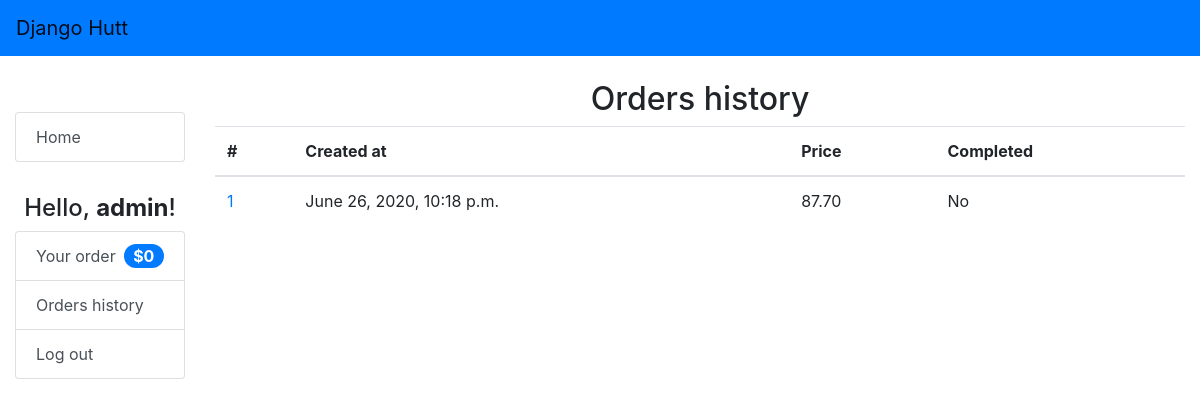
Before: /orders-history (signed in) with the older database file.
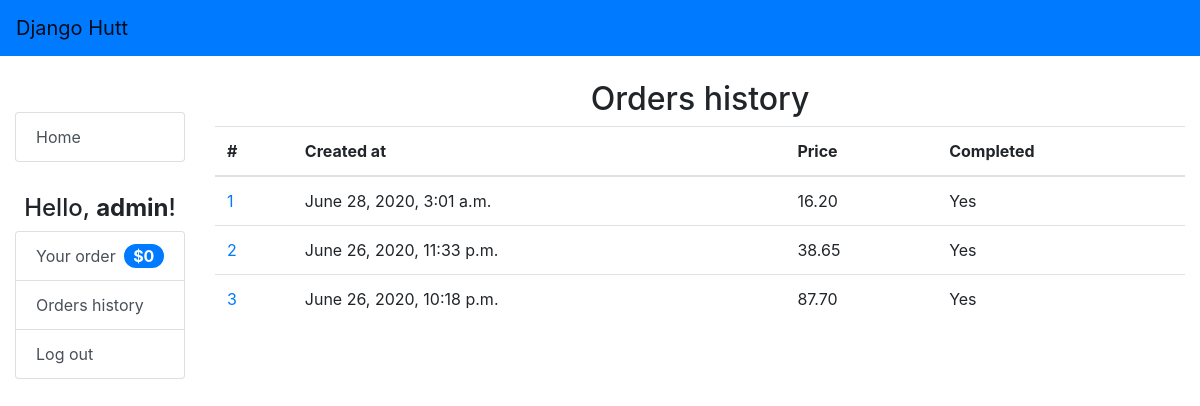
After: the same page with the newer database file.
### orders/models.py (models this page shows, shortened)
class Order(models.Model):
    user = models.ForeignKey(User, on_delete=models.CASCADE, related_name="orders")
    created = models.DateTimeField(auto_now_add=True)
    order_sent = models.BooleanField(default=False)
    order_completed = models.BooleanField(default=False)
    pizzas = models.ManyToManyField(Pizza, through="OrderPizza")
    subs = models.ManyToManyField(Sub, blank=True, through="OrderSub")
    pastas = models.ManyToManyField(Pasta, blank=True, through="OrderPasta")
    salads = models.ManyToManyField(Salad, blank=True, through="OrderSalad")
    dinner_platters = models.ManyToManyField(DinnerPlatter, blank=True, through="OrderDinnerPlatter")
    def get_order_price(self):
        price = 0
        price += sum([x.get_total_price() for x in OrderPizza.objects.filter(order__id=self.id)])
        price += sum([x.get_total_price() for x in OrderSub.objects.filter(order__id=self.id)])
        price += sum([x.get_total_price() for x in OrderPasta.objects.filter(order__id=self.id)])
        price += sum([x.get_total_price() for x in OrderSalad.objects.filter(order__id=self.id)])
        price += sum([x.get_total_price() for x in OrderDinnerPlatter.objects.filter(order__id=self.id)])
        return price

class OrderPizza(models.Model):
    order = models.ForeignKey(Order, on_delete=models.CASCADE)
    pizza = models.ForeignKey(Pizza, on_delete=models.CASCADE)
    toppings = models.ManyToManyField(Topping)
    quantity = models.PositiveIntegerField()
    def get_total_price(self):
        return self.pizza.price * self.quantity

class Pizza(models.Model):
    name = models.ForeignKey(PizzaName, on_delete=models.CASCADE, related_name="pizzas")
    size = models.ForeignKey(Size, on_delete=models.CASCADE, related_name="pizzas")
    toppings_count = models.PositiveSmallIntegerField(default=0)
    price = models.DecimalField(max_digits=4, decimal_places=2, default=Decimal("0.0"))

class OrderDinnerPlatter(models.Model):
    order = models.ForeignKey(Order, on_delete=models.CASCADE)
    dinner_platter = models.ForeignKey(DinnerPlatter, on_delete=models.CASCADE)
    quantity = models.PositiveIntegerField()
    def get_total_price(self):
        return self.dinner_platter.price * self.quantity

class DinnerPlatter(models.Model):
    name = models.ForeignKey(DinnerPlatterName, on_delete=models.CASCADE, related_name="dinner_platters")
    size = models.ForeignKey(Size, on_delete=models.CASCADE, related_name="dinner_platters")
    price = models.DecimalField(max_digits=4, decimal_places=2, default=Decimal('0.0'))

### orders/views.py (the view)
# urls.py: path("orders-history", views.orders_history, name="orders_history"),
@login_required
def orders_history(request):
    context = {
        "orders": []
    }
    orders = Order.objects.filter(user__pk=request.user.id).filter(order_sent=True).order_by("-created")
    context["orders"] = orders
    return render(request, "orders/orders_history.html", context=context)

### orders/templates/orders/orders_history.html (shortened to what this page needs)
{% extends "orders/base.html" %}
{% block maintitle %}
  Orders history
{% endblock %}
{% block content %}
  {% if orders %}
    <table class="table">
      <thead>
        <tr>
          <th scope="col">#</th>
          <th>Created at</th>
          <th>Price</th>
          <th>Completed</th>
        </tr>
      </thead>
      <tbody>
        {% for order in orders %}
          <tr>
            <td scope="row"><a href="{% url 'order' order.id %}">{{ forloop.counter }}</a></td>
            <td>{{ order.created }}</td>
            <td>{{ order.get_order_price }}</td>
            <td>
              {% if order.order_completed %}
                Yes
              {% else %}
                No
              {% endif %}
            </td>
          </tr>
        {% endfor %}
      </tbody>
    </table>
  {% else %}
    <strong>There is no orders</strong>
  {% endif %}
{% endblock %}

### orders/templates/orders/base.html (shortened to what this page needs)
<!DOCTYPE html>
{% load static %}
<html>
  <head>
    <link rel="stylesheet" href="https://stackpath.bootstrapcdn.com/bootstrap/4.3.1/css/bootstrap.min.css">
    <link href="{% static 'orders/css/style.css' %}" rel="stylesheet">
  </head>
  <body>
    // home button nav bar
    <nav class="navbar navbar-light bg-primary fixed-top">
      <a id="brand-logo" class="navbar-brand" href="">Django Hutt</a>
    </nav>
    <div id="container-main" class="container-fluid">
      <div class="row">
        <div class="col-lg-2  col-md-2" id="side-nav">
          <div class="list-group">
            <a href="{% url 'index' %}" class="list-group-item list-group-item-action">Home</a>
          </div>
          <div id="greeting" class="text-center">
            <h4>
              {% if user.is_authenticated %}
                Hello, <strong>{{ user.username }}</strong>!
              {% else %}
                Hello, stranger!
              {% endif %}
            </h4>
          </div>
          <div class="list-group">
            {% if user.is_authenticated %}
              <a class="list-group-item list-group-item-action d-flex justify-content-between align-items-center" href="{% url 'order' %}">
                Your order <span id="order-price" class="badge badge-primary badge-pill">$0</span>
              </a>
              <a class="list-group-item list-group-item-action" href="{% url 'orders_history' %}">Orders history</a>
              <a class="list-group-item list-group-item-action" href="{% url 'logout' %}">Log out</a>
            {% else %}
              <a class="list-group-item list-group-item-action" href="{% url 'login' %}">Log in</a>
              <a class="list-group-item list-group-item-action" href="{% url 'register' %}">Register</a>
            {% endif %}
          </div>
        </div>
        <main class="col-lg-10 col-md-10">
          <h2 class="text-center">
            {% block maintitle %}
            {% endblock %}
          </h2>
          {% block content %}
          {% endblock %}
        </main>
      </div>
    </div>
  </body>
</html>

### orders/static/orders/css/style.css (style rules this page uses)
#side-nav { margin-top: 2em; }
#container-main { margin-top: 3.5em; margin-bottom: 3.5em; }
#order-price { font-size: 1em; }
#greeting { margin-top: 2em; }

Changed rows visible on the page:
added Order: created "June 28, 2020, 3:01 a.m.", get_order_price "16.20", order_completed "Yes"
now on this page (row edited): Order: created "June 26, 2020, 11:33 p.m.", get_order_price "38.65", order_completed "Yes"
changed Order "June 26, 2020, 10:18 p.m.": order_completed "No" → "Yes"
